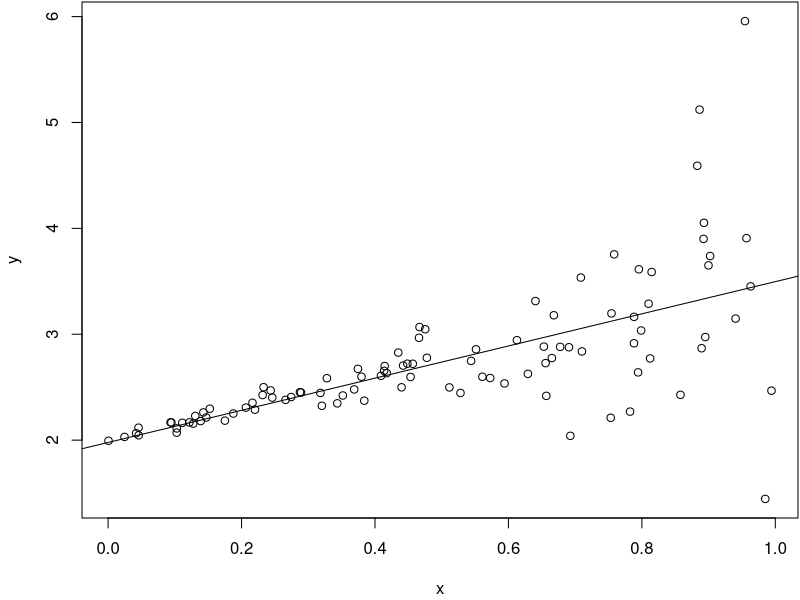
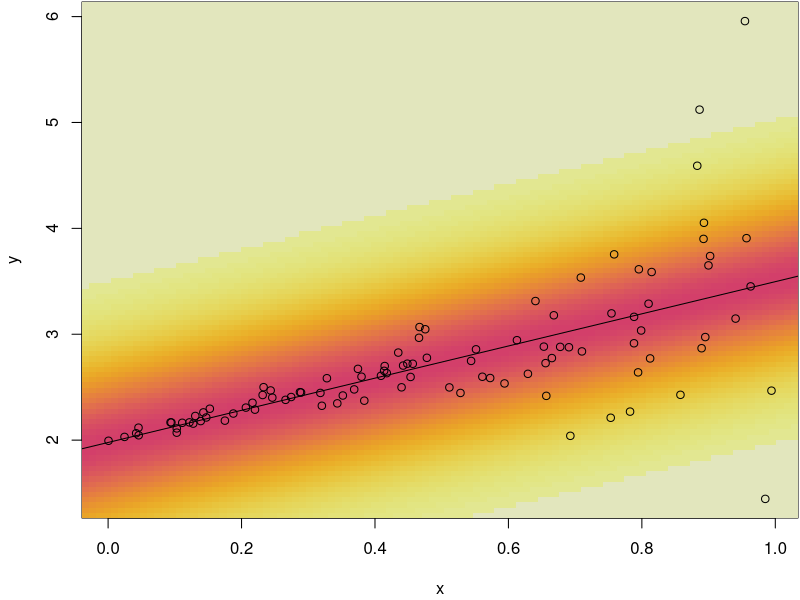

These charts were generated, in order, by the following R code:
## Set the seed for reproducibility.
set.seed(123)

## Simulate data.
n <- 100
x <- runif(n)
y <- 2 + 1.5 * x + rnorm(n, sd = 0.2) * exp(-2 + 4 * x)

## Scatterplot.
par(mar = c(4.1, 4.1, 0.1, 0.1))
plot(x, y)

## Estimate linear model and add the fitted line
## to the scatterplot.
b <- lm(y ~ x)
abline(b)

summary(b)$sigma

img_dens <- function(object) {
  xlim <- par()$usr[1:2]
  ylim <- par()$usr[3:4]
  yp <- seq(ylim[1], ylim[2], length = 100)
  xp <- seq(xlim[1], xlim[2], length = 100)
  xm <- xp[-100] + diff(xp[1:2]) / 2
  ym <- yp[-100] + diff(yp[1:2]) / 2
  sd <- summary(object)$sigma
  p <- predict(object, newdata = data.frame("x" = xm))
  d <- matrix(NA, 99, 99)
  for(i in 1:99) {
    d[i, ] <- dnorm(ym, mean = p[i], sd = sd)
  }
  image(xm, ym, d, add = TRUE, col = rev(colorspace::heat_hcl(99)))
}

## Add density to plot
par(mar = c(4.1, 4.1, 0.1, 0.1))
plot(x, y)
img_dens(b)
abline(b)
points(x, y)